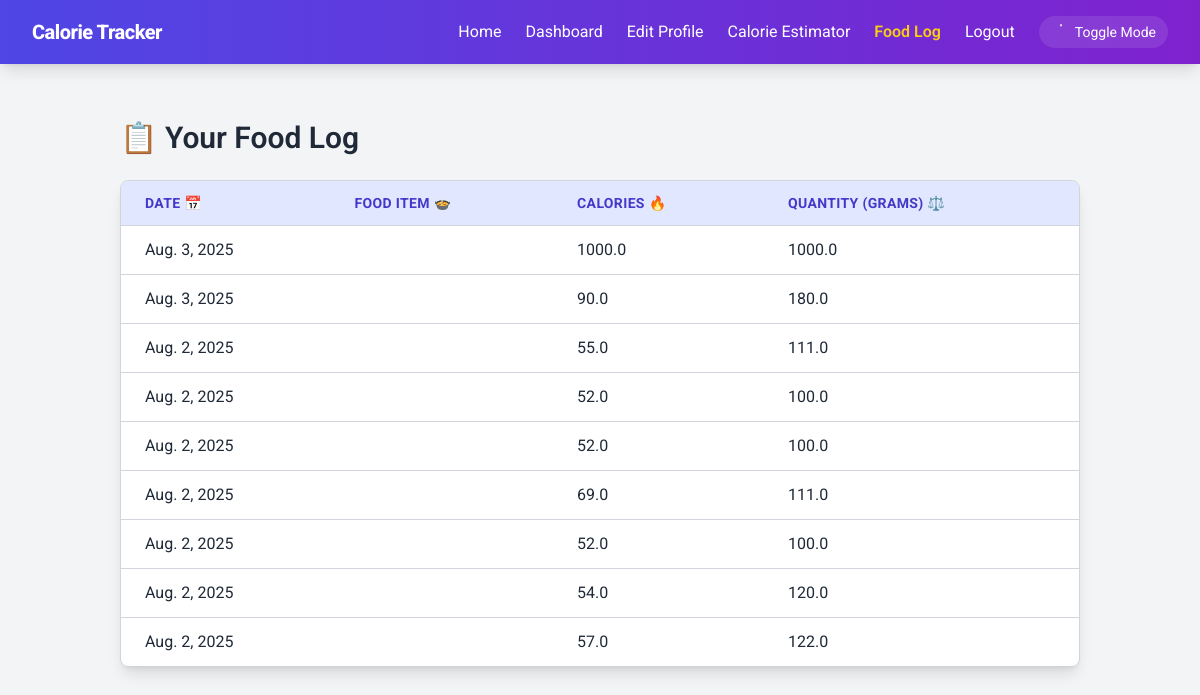
/food-log/ (signed in), run on the app's committed database.
### tracker/models.py (models this page shows, shortened)
class DailyLog(models.Model):
    user = models.ForeignKey(User, on_delete=models.CASCADE)
    food = models.ForeignKey(Food, on_delete=models.CASCADE)
    quantity_in_grams = models.FloatField()
    calories = models.FloatField(default=0)
    date = models.DateField(default=datetime.date.today)

### tracker/views.py (the view)
# urls.py: path('food-log/', views.foodlog_view, name='food_log'),
@login_required
def foodlog_view(request):
    if request.method == 'POST':
        form = FoodEntryForm(request.POST)
        if form.is_valid():
            food = form.cleaned_data['food']
            quantity = form.cleaned_data['quantity_in_grams']
            prompt = f"How many calories in {quantity} grams of {food}? Only return a number."
            try:
                ai_response = ask_openrouter(prompt)
                calories = float(''.join(filter(lambda x: x.isdigit() or x == '.', ai_response)))
                food_log = form.save(commit=False)
                food_log.user = request.user
                food_log.date = datetime.date.today()
                food_log.calories = calories
                food_log.save()
                messages.success(
                    request,
                    f"✅ {food} ({quantity}g) contains {calories} calories. Entry added to your calorie tracker."
                )
                return redirect('food-log')
            except Exception as e:
                messages.error(request, f"AI error: {e}")
        else:
            messages.error(request, "Invalid food log form.")
    else:
        form = FoodEntryForm()
    logs = DailyLog.objects.filter(user=request.user).order_by('-date')
    return render(request, 'tracker/food_log.html', {'form': form, 'logs': logs})

### tracker/templates/tracker/food_log.html (shortened to what this page needs)
{% extends 'tracker/base.html' %}
{% block content %}
<div class="max-w-5xl mx-auto mt-10 px-4 sm:px-6 lg:px-8">
    <h2 class="text-3xl font-semibold text-gray-800 dark:text-white mb-6">📋 Your Food Log</h2>
    {% if logs %}
    <div class="overflow-x-auto rounded-lg shadow-lg border border-gray-300 dark:border-gray-700">
        <table class="min-w-full bg-white dark:bg-gray-900 text-gray-800 dark:text-gray-200 rounded-lg transition duration-300">
            <thead>
                <tr class="bg-indigo-100 dark:bg-indigo-800 text-indigo-700 dark:text-indigo-300 uppercase text-sm font-semibold tracking-wide">
                    <th class="px-6 py-3 text-left">Date 📅</th>
                    <th class="px-6 py-3 text-left">Food Item 🍲</th>
                    <th class="px-6 py-3 text-left">Calories 🔥</th>
                    <th class="px-6 py-3 text-left">Quantity (grams) ⚖️</th>
                </tr>
            </thead>
            <tbody>
                {% for log in logs %}
                    <tr class="border-t border-gray-300 dark:border-gray-700 hover:bg-indigo-50 dark:hover:bg-indigo-900 transition-colors duration-300 cursor-pointer">
                        <td class="px-6 py-3 whitespace-nowrap">{{ log.date }}</td>
                        <td class="px-6 py-3 whitespace-nowrap font-medium">{{ log.food.name }}</td>
                        <td class="px-6 py-3 whitespace-nowrap">{{ log.calories }}</td>
                        <td class="px-6 py-3 whitespace-nowrap">{{ log.quantity_in_grams }}</td>
                    </tr>
                {% endfor %}
            </tbody>
        </table>
    </div>
    {% else %}
        <p class="text-center text-gray-600 dark:text-gray-400 mt-8 italic">No food entries logged yet. 🍽️ Start adding your meals!</p>
    {% endif %}
</div>
{% endblock %}

### tracker/templates/tracker/base.html (shortened to what this page needs)
{% load static %}
<!DOCTYPE html>
<html lang="en" class="transition duration-300">
<head>
  <link rel="stylesheet" href="{% static 'src/output.css' %}" />
</head>
<body class="bg-gray-100 dark:bg-gray-900 text-gray-900 dark:text-white pt-20 transition-colors duration-300">
<nav class="fixed top-0 left-0 right-0 z-50 bg-gradient-to-r from-indigo-600 to-purple-700 dark:from-gray-800 dark:to-gray-900 shadow-lg text-white">
  <div class="max-w-7xl mx-auto px-4 sm:px-6 lg:px-8">
    <div class="flex justify-between items-center h-16">
      <a href="{% url 'dashboard' %}" class="text-xl font-extrabold tracking-tight hover:text-yellow-400 transition duration-300">
        Calorie Tracker
      </a>
      <div class="hidden md:flex items-center space-x-6">
        <a href="{% url 'home' %}" class="{% if request.resolver_match.url_name == 'home' %}text-yellow-400 font-semibold{% else %}hover:text-yellow-300{% endif %}">Home</a>
        {% if user.is_authenticated %}
          <a href="{% url 'dashboard' %}" class="{% if request.resolver_match.url_name == 'dashboard' %}text-yellow-400 font-semibold{% else %}hover:text-yellow-300{% endif %}">Dashboard</a>
          <a href="{% url 'edit_profile' %}" class="{% if request.resolver_match.url_name == 'edit_profile' %}text-yellow-400 font-semibold{% else %}hover:text-yellow-300{% endif %}">Edit Profile</a>
          <a href="{% url 'calorie_estimator' %}" class="{% if request.resolver_match.url_name == 'calorie_estimator' %}text-yellow-400 font-semibold{% else %}hover:text-yellow-300{% endif %}">Calorie Estimator</a>
          <a href="{% url 'food_log' %}" class="{% if request.resolver_match.url_name == 'food_log' %}text-yellow-400 font-semibold{% else %}hover:text-yellow-300{% endif %}">Food Log</a>
          <a href="{% url 'logout' %}" class="hover:text-yellow-300">Logout</a>
        {% endif %}
        <button onclick="toggleTheme()" class="ml-4 flex items-center px-3 py-1.5 rounded-full bg-white/10 hover:bg-white/20 transition text-sm" aria-label="Toggle Night Mode">
          <svg id="theme-icon" xmlns="http://www.w3.org/2000/svg" class="h-5 w-5 mr-1" fill="currentColor" viewBox="0 0 20 20">
            <path id="theme-icon-path" d="M10 2a.75.75 0 01.75.75v1a.75.75 0 01-1.5 0v-1A.75.75 0 0110 2z" />
          </svg>
          Toggle Mode
        </button>
      </div>
    </div>
  </div>
</nav>
<main class="max-w-6xl mx-auto px-4 sm:px-6 lg:px-8 mt-8 mb-12">
  {% block content %}{% endblock %}
</main>
</body>
</html>

### tracker/templates/tracker/base.html (style rules this page uses)
body { font-family: 'Roboto', sans-serif; }

### data on the page
DailyLog: date "Aug. 3, 2025", calories "1000.0", quantity_in_grams "1000.0"
DailyLog: date "Aug. 3, 2025", calories "90.0", quantity_in_grams "180.0"
DailyLog: date "Aug. 2, 2025", calories "55.0", quantity_in_grams "111.0"
DailyLog: date "Aug. 2, 2025", calories "52.0", quantity_in_grams "100.0"
DailyLog: date "Aug. 2, 2025", calories "52.0", quantity_in_grams "100.0"
DailyLog: date "Aug. 2, 2025", calories "69.0", quantity_in_grams "111.0"
DailyLog: date "Aug. 2, 2025", calories "52.0", quantity_in_grams "100.0"
DailyLog: date "Aug. 2, 2025", calories "54.0", quantity_in_grams "120.0"
DailyLog: date "Aug. 2, 2025", calories "57.0", quantity_in_grams "122.0"
